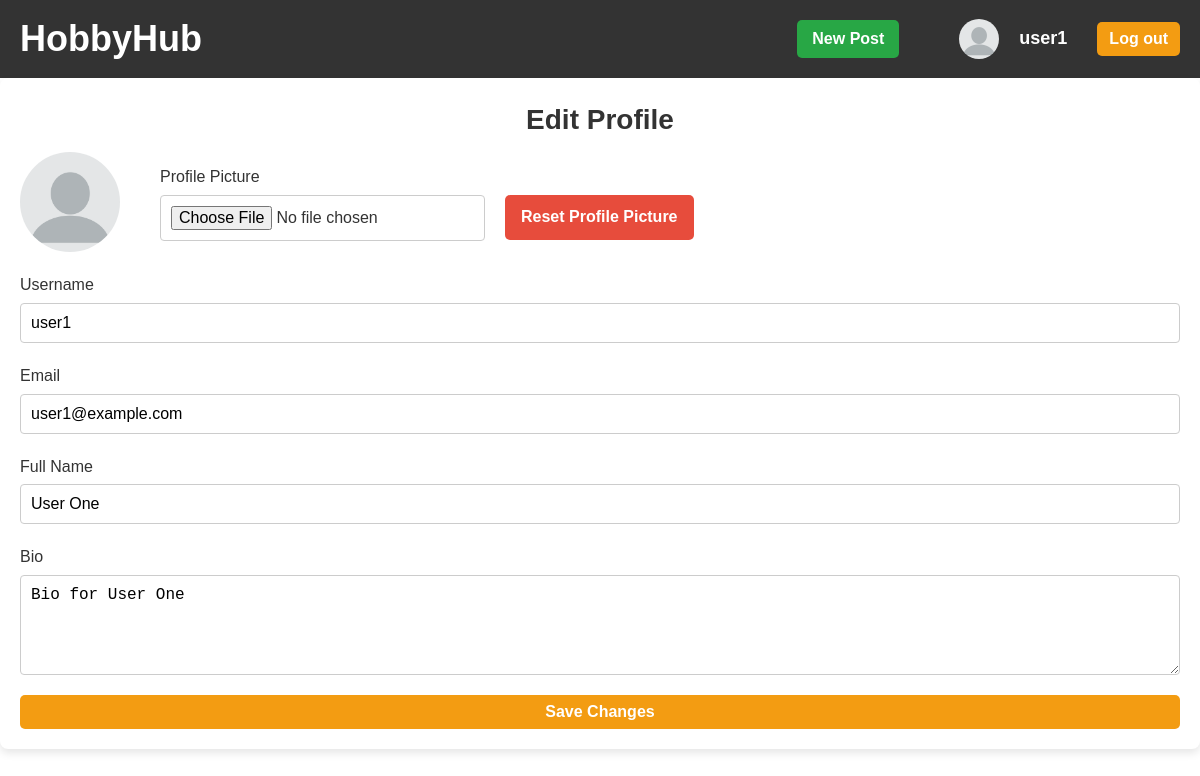
The app's page /profile.php (signed in) with its own data.
### tables this page shows
CREATE TABLE `users` (
  `user_id` int(10) UNSIGNED NOT NULL,
  `username` varchar(50) NOT NULL,
  `full_name` varchar(100) NOT NULL,
  `email` varchar(100) NOT NULL,
  `password_hash` varchar(255) NOT NULL,
  `created_at` timestamp NOT NULL DEFAULT CURRENT_TIMESTAMP,
  `bio` text,
  `profile_picture` longblob
);

### profile.php (the view, shortened to what this page needs)
<?php
include 'db_connection.php';
include 'Component/navbar.php';
$isLoggedIn = isset($_SESSION['user_id']);
$userId = $isLoggedIn ? $_SESSION['user_id'] : null;
$userName = $isLoggedIn ? $_SESSION['username'] : null;
$navbar = new Navbar($conn, $isLoggedIn, $userId, $userName);
$user_id = $_SESSION['user_id'];
$sql_user = "SELECT username, email, full_name, bio, profile_picture FROM users WHERE user_id = '$user_id'";
$result_user = $conn->query($sql_user);
$user = $result_user->fetch_assoc();
?>
<!DOCTYPE html>
<html lang="en">
<head>
    <link rel="stylesheet" href="profile.css">
    <link rel="stylesheet" href="navbar.css">
</head>
<body>
<header>
    <?php echo $navbar->render(); ?>
</header>
<main>
    <div class="container">
        <h2>Edit Profile</h2>
        <form method="POST" enctype="multipart/form-data">
            <div class="form-group">
                <div class="profile-picture-container">
                    <div class="current-profile-picture">
                        <?php if ($user['profile_picture'] && $user['profile_picture'] !== 'default.png'): ?>
                            <img alt="Profile Picture">
                        <?php else: ?>
                            <img src="default.png" alt="Default Profile Picture">
                        <?php endif; ?>
                    </div>
                    <div class="file-input">
                        <label for="profile_picture">Profile Picture</label>
                        <input type="file" name="profile_picture" id="profile_picture" accept="image/*">
                    </div>
                    <button type="submit" name="reset_picture" class="btn reset-btn">Reset Profile Picture</button>
                </div>
            </div>
            <div class="form-group">
                <label for="username">Username</label>
                <input type="text" name="username" id="username" value="<?php echo htmlspecialchars($user['username']); ?>" required>
            </div>
            <div class="form-group">
                <label for="email">Email</label>
                <input type="email" name="email" id="email" value="<?php echo htmlspecialchars($user['email']); ?>" required>
            </div>
            <div class="form-group">
                <label for="full_name">Full Name</label>
                <input type="text" name="full_name" id="full_name" value="<?php echo htmlspecialchars($user['full_name']); ?>">
            </div>
            <div class="form-group">
                <label for="bio">Bio</label>
                <textarea name="bio" id="bio"><?php echo htmlspecialchars($user['bio']); ?></textarea>
            </div>
            <button type="submit" class="btn save-btn">Save Changes</button>
        </form>
    </div>
</main>
</body>
</html>

### profile.css (style rules this page uses)
.container { max-width: 800px; margin: 40px auto; padding: 20px; background-color: #fff; border-radius: 8px; box-shadow: 0 4px 8px rgba(0, 0, 0, 0.1); }
h2 { text-align: center; margin-bottom: 30px; color: #333; }
.form-group { margin-bottom: 20px; }
.form-group label { display: block; font-size: 16px; margin-bottom: 5px; }
.form-group input, .form-group textarea { width: 100%; padding: 10px; font-size: 16px; border: 1px solid #ccc; border-radius: 4px; box-sizing: border-box; }
.form-group textarea { height: 100px; resize: vertical; }
.profile-picture-container { display: flex; align-items: center; gap: 20px; }
.file-input { display: flex; flex-direction: column; }
.file-input label { margin-bottom: 5px; }
.save-btn { width: 100%; padding: 12px; background-color: #f39c12; border: none; color: #fff; font-size: 16px; font-weight: bold; border-radius: 5px; cursor: pointer; transition: background-color 0.3s ease, transform 0.2s ease; }
.current-profile-picture { width: 100px; height: 100px; border-radius: 50%; object-fit: cover; margin-right: 20px; }
.current-profile-picture img { width: 100%; height: 100%; border-radius: 50%; object-fit: cover; }
.reset-btn { display: flex; align-items: center; justify-content: center; height: 45px; padding: 10px 20px; margin-top: 30px; background-color: #e74c3c; border: none; color: #fff; font-size: 16px; font-weight: bold; border-radius: 5px; cursor: pointer; transition: background-color 0.3s ease, transform 0.2s ease; }

### navbar.css (style rules this page uses)
header { width: 100%; background-color: #333; color: #fff; }
.container { max-width: 1200px; margin: 0 auto; padding: 20px; }
.container h2 { font-size: 28px; margin-bottom: 10px; color: #333; }
.btn { padding: 8px 16px; font-size: 16px; font-weight: bold; border: none; border-radius: 5px; cursor: pointer; transition: background-color 0.3s ease, transform 0.2s ease; }

### glowna.css (style rules this page uses)
* { margin: 0; padding: 0; box-sizing: border-box; }
body { font-family: Arial, sans-serif; line-height: 1.6; color: #333; }

### records on screen
users: username "user1", email "user1@example.com", full_name "User One", bio "Bio for User One"

### other values on screen
$this->userName "user1"
